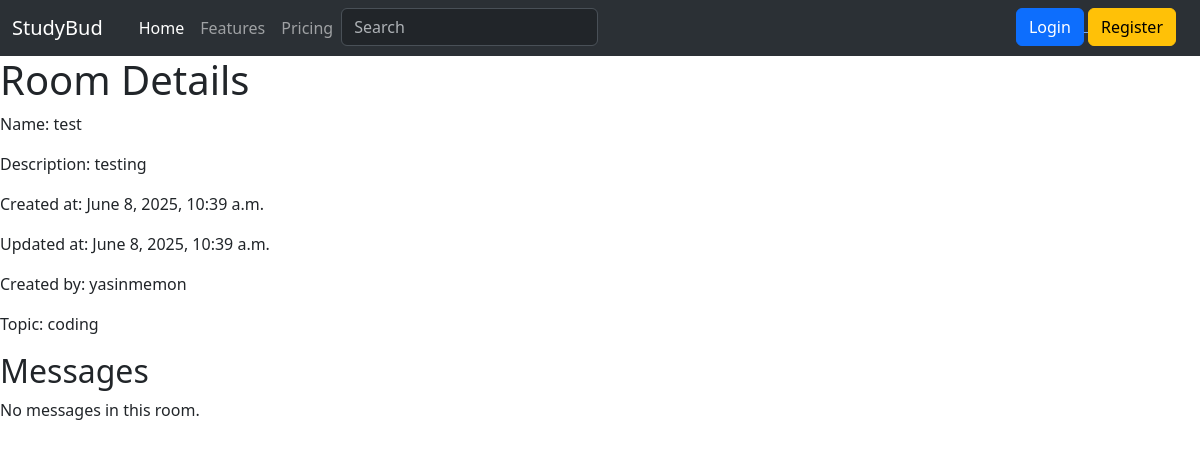
Before: /room/5/ with the older database file.
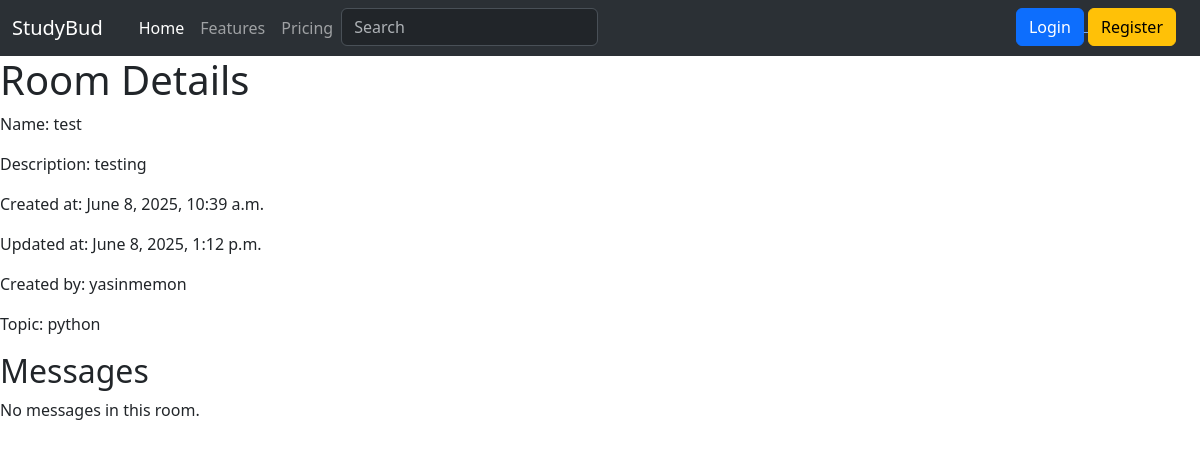
After: the same page with the newer database file.
### base/models.py (models this page shows, shortened)
class Room(models.Model):
    host = models.ForeignKey(User, on_delete=models.SET_NULL, null=True)
    topic = models.ForeignKey(Topic, on_delete=models.SET_NULL, null=True)
    name = models.CharField(max_length=200)
    description = models.TextField(null=True, blank=True)
    updated = models.DateTimeField(auto_now=True)
    created = models.DateTimeField(auto_now_add=True)
    class Meta():
        ordering = ['-updated', '-created']

class Topic(models.Model):
    name = models.CharField(max_length=200)

### base/views.py (the view)
# urls.py: path('room/<str:pk>/', views.room, name='room'),
def room(request, pk):
    room = Room.objects.get(id=pk)
    return render(request, 'base/room.html', {'room': room})

### base/templates/base/room.html
{% extends "main.html" %} {% block content %}
<h1>Room Details</h1>
<p>Name: {{ room.name }}</p>
<p>Description: {{ room.description }}</p>
<p>Created at: {{ room.created }}</p>
<p>Updated at: {{ room.updated }}</p>
<p>Created by: {{ room.host.username }}</p>
<p>Topic: {{ room.topic.name }}</p>
<h2>Messages</h2>
{% if messages %}
<ul>
  {% for message in messages %}
  <li>
    {{ message.content }} - {{ message.created }} by {{ message.user.username }}
  </li>
  {% endfor %}
</ul>
{% else %}
<p>No messages in this room.</p>
{% endif %} {% endblock %}

Changed rows visible on the page:
changed Room "test": updated "June 8, 2025, 10:39 a.m." → "June 8, 2025, 1:12 p.m."; topic.name "coding" → "python"
